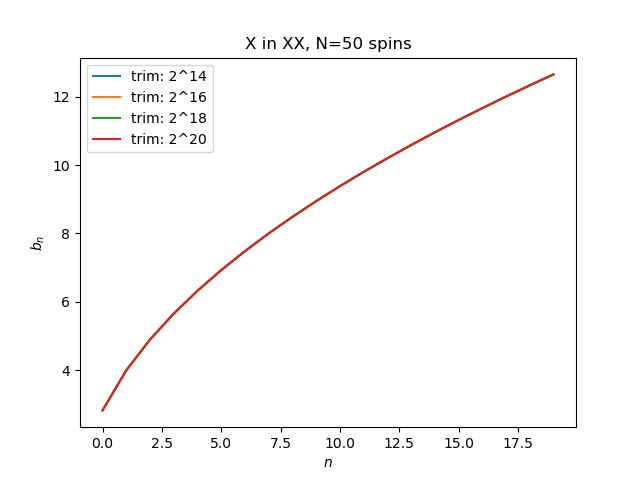

Recreate this plot in Julia.


# lanczos example from :
# https://journals.aps.org/prx/abstract/10.1103/PhysRevX.9.041017
# figure 2, "X in XX"

using PauliStrings
using PyPlot

# XX hamiltonian: 1d chain with XX+YY interraction
function XX(N)
    H = Operator(N)
    H += "X",1,"X",2
    H += "Z",1,"Z",2
    return OperatorTS{(N,)}(H)
end

# X local operator: X operator on each site
function X(N)
    H = Operator(N)
    H += "X",1
    return OperatorTS{(N,)}(H)
end


N = 50 # system size
H = XX(N) #hamiltonian
O = X(N) #operator

ioff()#pyplot

# nterms is the max pauli string length
for p in (14,16,18,20)
    @time bs = lanczos(H, O, 20, 2^p; keepnorm=true)
    plot(bs, label="trim: 2^$p")
end



legend()
ylabel(L"$b_n$")
xlabel(L"$n$")
title("X in XX, N=$N spins")
savefig("lanczos_example_ts.png")
show()
